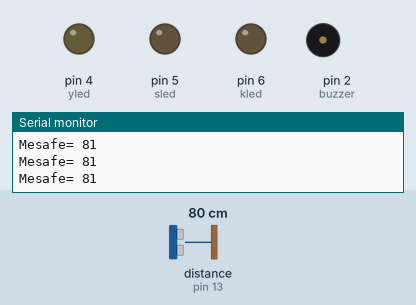
This sketch was run on a simulated Arduino Uno, built with avr-gcc and run on an emulated ATmega328P. Parts: output pins drawn as LEDs (lit = HIGH), buzzer (waves = sounding, pin HIGH), the last lines printed to the serial monitor. Wiring (inferred from the names in the program): ultrasonic range finder: trigger pin 12; echo pin 13. Dashed ring = blinking. The inputs (shaded band) are chosen by the test bench; at power-on: distance to the obstacle (sensor on pin 13) 80 cm. The echo pulse lasts 58.3 µs per cm; pins used as bus, display or sensor lines are not drawn.

Above: at 1.2 s.
1.3 s: distance to the obstacle (sensor on pin 13) set to 64 cm
4.3 s: distance to the obstacle (sensor on pin 13) set to 54 cm
At 4.9 s:
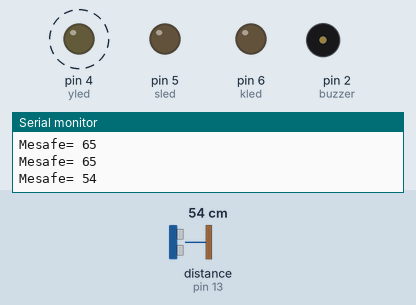
7.3 s: distance to the obstacle (sensor on pin 13) set to 49 cm
10.3 s: distance to the obstacle (sensor on pin 13) set to 40 cm
At 11.2 s:
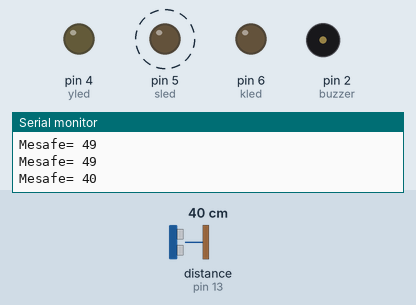
13.3 s: distance to the obstacle (sensor on pin 13) set to 20 cm
16.3 s: distance to the obstacle (sensor on pin 13) set to 16 cm
At 17.01 s:
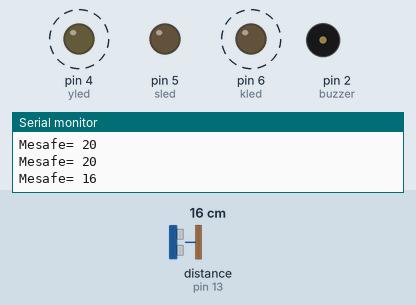
Timing chart, 0 to 20.3 s (numbered marks = the images above; inputs shaded):
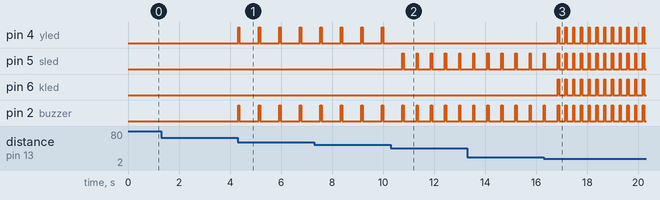

Measured:
- the behaviour switches between 60 and 59 cm on distance to the obstacle (sensor on pin 13) (found by bisection; images 0 and 1)
- the behaviour switches between 46 and 45 cm on distance to the obstacle (sensor on pin 13) (found by bisection; images 1 and 2)
- the behaviour switches between 19 and 18 cm on distance to the obstacle (sensor on pin 13) (found by bisection; images 2 and 3)
- after the input at 4.3 s, pin 4 (yled), pin 2 (buzzer): alternates HIGH for 0.05 s and LOW for 0.75 s, starting at once
- after the input at 10.3 s, pin 4 (yled): stops changing and stays LOW; pin 5 (sled): alternates HIGH for 0.05 s and LOW for 0.50 s, starting after 0.46 s; pin 2 (buzzer): alternates HIGH for 0.05 s and LOW for 0.50 s, starting after 1.0 s
- after the input at 16.3 s, pin 4 (yled), pin 6 (kled): alternates HIGH for 0.05 s and LOW for 0.25 s, starting after 0.54 s

The sketch:

PARK_SENS_R_.ino
```cpp
const int trigger_pin = 12;
const int echo_pin = 13;
const int buzzer = 2;

const int yled = 4;
const int sled = 5;
const int kled = 6;

int sure;
int mesafe;

void setup() {
  pinMode(kled, OUTPUT);
  pinMode(sled, OUTPUT);
  pinMode(yled, OUTPUT);

  pinMode(buzzer, OUTPUT);
  pinMode(trigger_pin, OUTPUT);
  pinMode(echo_pin, INPUT);
  Serial.begin(9600);
}

void loop() {
  digitalWrite(trigger_pin, HIGH);
  delayMicroseconds(1000);
  digitalWrite(trigger_pin, LOW);
  sure = pulseIn(echo_pin, HIGH);
  mesafe = (sure / 2) / 28.5;
  Serial.print("Mesafe= ");
Serial.println(mesafe);
  if (mesafe <= 18)
  {
    digitalWrite(kled, HIGH);
  digitalWrite(sled, HIGH);
    digitalWrite(yled, HIGH);

    digitalWrite(buzzer, HIGH);
    delay(50);
    digitalWrite(kled, LOW);
    digitalWrite(sled, LOW);
    digitalWrite(yled, LOW);

    digitalWrite(buzzer, LOW);
    delay(250);
  }

  else if (mesafe <= 45)
  {
    digitalWrite(sled, HIGH);
    digitalWrite(buzzer, HIGH);
    delay(50);
    digitalWrite(sled, LOW);
    digitalWrite(buzzer, LOW);
    delay(500);
  }

  else if (mesafe <= 60)
  {
     digitalWrite(yled, HIGH);
    digitalWrite(buzzer, HIGH);


    delay(50);
    digitalWrite(yled, LOW);
    digitalWrite(buzzer, LOW);
    delay(750);
  }


}
```
